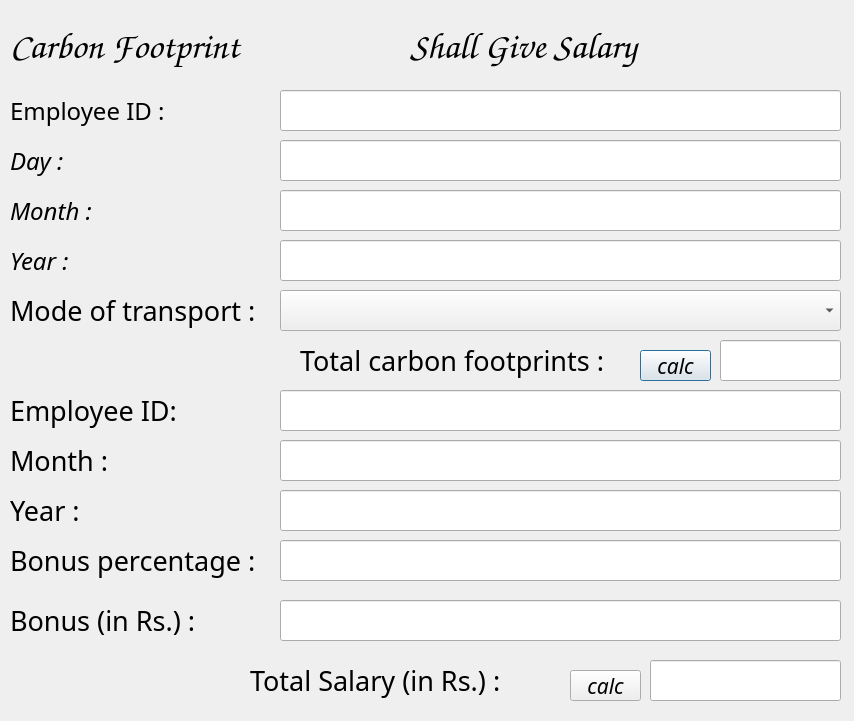
<?xml version="1.0" encoding="UTF-8"?>
<ui version="4.0">
 <class>Dialog</class>
 <widget class="QDialog" name="Dialog">
  <property name="geometry">
   <rect>
    <x>0</x>
    <y>0</y>
    <width>854</width>
    <height>721</height>
   </rect>
  </property>
  <property name="windowTitle">
   <string>Dialog</string>
  </property>
  <widget class="QLabel" name="lbl_mode">
   <property name="geometry">
    <rect>
     <x>10</x>
     <y>290</y>
     <width>261</width>
     <height>41</height>
    </rect>
   </property>
   <property name="font">
    <font>
     <family>Stephen</family>
     <pointsize>20</pointsize>
    </font>
   </property>
   <property name="text">
    <string>Mode of transport :</string>
   </property>
  </widget>
  <widget class="QLabel" name="lbl_EID">
   <property name="geometry">
    <rect>
     <x>10</x>
     <y>90</y>
     <width>211</width>
     <height>41</height>
    </rect>
   </property>
   <property name="font">
    <font>
     <family>Stephen</family>
     <pointsize>18</pointsize>
    </font>
   </property>
   <property name="text">
    <string>Employee ID : </string>
   </property>
  </widget>
  <widget class="QLabel" name="lbl_day">
   <property name="geometry">
    <rect>
     <x>10</x>
     <y>140</y>
     <width>91</width>
     <height>41</height>
    </rect>
   </property>
   <property name="font">
    <font>
     <family>Stephen</family>
     <pointsize>18</pointsize>
     <italic>true</italic>
    </font>
   </property>
   <property name="text">
    <string>Day :</string>
   </property>
  </widget>
  <widget class="QLineEdit" name="lne_TCF">
   <property name="geometry">
    <rect>
     <x>720</x>
     <y>340</y>
     <width>121</width>
     <height>41</height>
    </rect>
   </property>
   <property name="font">
    <font>
     <family>Poor Richard</family>
     <pointsize>16</pointsize>
     <italic>true</italic>
    </font>
   </property>
  </widget>
  <widget class="QLineEdit" name="lne_month">
   <property name="geometry">
    <rect>
     <x>280</x>
     <y>190</y>
     <width>561</width>
     <height>41</height>
    </rect>
   </property>
   <property name="font">
    <font>
     <family>Poor Richard</family>
     <pointsize>16</pointsize>
     <italic>true</italic>
    </font>
   </property>
  </widget>
  <widget class="QLineEdit" name="lne_day">
   <property name="geometry">
    <rect>
     <x>280</x>
     <y>140</y>
     <width>561</width>
     <height>41</height>
    </rect>
   </property>
   <property name="font">
    <font>
     <family>Poor Richard</family>
     <pointsize>16</pointsize>
     <italic>true</italic>
    </font>
   </property>
  </widget>
  <widget class="QLineEdit" name="lne_year">
   <property name="geometry">
    <rect>
     <x>280</x>
     <y>240</y>
     <width>561</width>
     <height>41</height>
    </rect>
   </property>
   <property name="font">
    <font>
     <family>Poor Richard</family>
     <pointsize>16</pointsize>
     <italic>true</italic>
    </font>
   </property>
  </widget>
  <widget class="QLineEdit" name="lne_eID">
   <property name="geometry">
    <rect>
     <x>280</x>
     <y>90</y>
     <width>561</width>
     <height>41</height>
    </rect>
   </property>
   <property name="font">
    <font>
     <family>Poor Richard</family>
     <pointsize>16</pointsize>
     <italic>true</italic>
    </font>
   </property>
   <property name="text">
    <string/>
   </property>
  </widget>
  <widget class="QLabel" name="lbl_year">
   <property name="geometry">
    <rect>
     <x>10</x>
     <y>240</y>
     <width>91</width>
     <height>41</height>
    </rect>
   </property>
   <property name="font">
    <font>
     <family>Stephen</family>
     <pointsize>18</pointsize>
     <italic>true</italic>
    </font>
   </property>
   <property name="text">
    <string>Year :</string>
   </property>
  </widget>
  <widget class="QLabel" name="lbl_month">
   <property name="geometry">
    <rect>
     <x>10</x>
     <y>190</y>
     <width>121</width>
     <height>41</height>
    </rect>
   </property>
   <property name="font">
    <font>
     <family>Stephen</family>
     <pointsize>18</pointsize>
     <italic>true</italic>
    </font>
   </property>
   <property name="text">
    <string>Month :</string>
   </property>
  </widget>
  <widget class="QPushButton" name="btn_calc_cf">
   <property name="geometry">
    <rect>
     <x>640</x>
     <y>350</y>
     <width>71</width>
     <height>31</height>
    </rect>
   </property>
   <property name="font">
    <font>
     <family>Pirate</family>
     <pointsize>16</pointsize>
     <italic>true</italic>
    </font>
   </property>
   <property name="text">
    <string>calc</string>
   </property>
  </widget>
  <widget class="QLabel" name="lbl_TCF">
   <property name="geometry">
    <rect>
     <x>300</x>
     <y>340</y>
     <width>321</width>
     <height>41</height>
    </rect>
   </property>
   <property name="font">
    <font>
     <family>Stephen</family>
     <pointsize>20</pointsize>
    </font>
   </property>
   <property name="text">
    <string>Total carbon footprints :</string>
   </property>
  </widget>
  <widget class="QLabel" name="lbl_shallgivesalary">
   <property name="geometry">
    <rect>
     <x>410</x>
     <y>10</y>
     <width>401</width>
     <height>71</height>
    </rect>
   </property>
   <property name="font">
    <font>
     <family>Comic Sans MS</family>
     <pointsize>28</pointsize>
     <weight>75</weight>
     <bold>true</bold>
    </font>
   </property>
   <property name="text">
    <string>Shall Give Salary</string>
   </property>
  </widget>
  <widget class="QLabel" name="lbl_carbonfootprint">
   <property name="geometry">
    <rect>
     <x>10</x>
     <y>10</y>
     <width>401</width>
     <height>71</height>
    </rect>
   </property>
   <property name="font">
    <font>
     <family>Comic Sans MS</family>
     <pointsize>28</pointsize>
     <weight>75</weight>
     <bold>true</bold>
    </font>
   </property>
   <property name="text">
    <string>Carbon Footprint</string>
   </property>
  </widget>
  <widget class="QLineEdit" name="lne_tsalary">
   <property name="geometry">
    <rect>
     <x>650</x>
     <y>660</y>
     <width>191</width>
     <height>41</height>
    </rect>
   </property>
   <property name="font">
    <font>
     <family>Poor Richard</family>
     <pointsize>16</pointsize>
     <italic>true</italic>
    </font>
   </property>
  </widget>
  <widget class="QLineEdit" name="lne_bonusmon">
   <property name="geometry">
    <rect>
     <x>280</x>
     <y>600</y>
     <width>561</width>
     <height>41</height>
    </rect>
   </property>
   <property name="font">
    <font>
     <family>Poor Richard</family>
     <pointsize>16</pointsize>
     <italic>true</italic>
    </font>
   </property>
  </widget>
  <widget class="QLabel" name="lbl_tsalary">
   <property name="geometry">
    <rect>
     <x>250</x>
     <y>660</y>
     <width>301</width>
     <height>41</height>
    </rect>
   </property>
   <property name="font">
    <font>
     <family>Stephen</family>
     <pointsize>20</pointsize>
    </font>
   </property>
   <property name="text">
    <string>Total Salary (in Rs.) :</string>
   </property>
  </widget>
  <widget class="QLineEdit" name="lne_bonuspc">
   <property name="geometry">
    <rect>
     <x>280</x>
     <y>540</y>
     <width>561</width>
     <height>41</height>
    </rect>
   </property>
   <property name="font">
    <font>
     <family>Poor Richard</family>
     <pointsize>16</pointsize>
     <italic>true</italic>
    </font>
   </property>
  </widget>
  <widget class="QLabel" name="lbl_bonus">
   <property name="geometry">
    <rect>
     <x>10</x>
     <y>600</y>
     <width>211</width>
     <height>41</height>
    </rect>
   </property>
   <property name="font">
    <font>
     <family>Stephen</family>
     <pointsize>20</pointsize>
    </font>
   </property>
   <property name="text">
    <string>Bonus (in Rs.) :</string>
   </property>
  </widget>
  <widget class="QLabel" name="lbl_bonuspc">
   <property name="geometry">
    <rect>
     <x>10</x>
     <y>540</y>
     <width>251</width>
     <height>41</height>
    </rect>
   </property>
   <property name="font">
    <font>
     <family>Stephen</family>
     <pointsize>20</pointsize>
    </font>
   </property>
   <property name="text">
    <string>Bonus percentage :</string>
   </property>
  </widget>
  <widget class="QPushButton" name="btn_calc_sal">
   <property name="geometry">
    <rect>
     <x>570</x>
     <y>670</y>
     <width>71</width>
     <height>31</height>
    </rect>
   </property>
   <property name="font">
    <font>
     <family>Pirate</family>
     <pointsize>16</pointsize>
     <italic>true</italic>
    </font>
   </property>
   <property name="text">
    <string>calc</string>
   </property>
  </widget>
  <widget class="QLineEdit" name="lne_bonuspc_2">
   <property name="geometry">
    <rect>
     <x>280</x>
     <y>440</y>
     <width>561</width>
     <height>41</height>
    </rect>
   </property>
   <property name="font">
    <font>
     <family>Poor Richard</family>
     <pointsize>16</pointsize>
     <italic>true</italic>
    </font>
   </property>
   <property name="text">
    <string/>
   </property>
  </widget>
  <widget class="QLabel" name="lbl_bonuspc_2">
   <property name="geometry">
    <rect>
     <x>10</x>
     <y>440</y>
     <width>251</width>
     <height>41</height>
    </rect>
   </property>
   <property name="font">
    <font>
     <family>Stephen</family>
     <pointsize>20</pointsize>
    </font>
   </property>
   <property name="text">
    <string>Month :</string>
   </property>
  </widget>
  <widget class="QLabel" name="lbl_bonuspc_3">
   <property name="geometry">
    <rect>
     <x>10</x>
     <y>490</y>
     <width>251</width>
     <height>41</height>
    </rect>
   </property>
   <property name="font">
    <font>
     <family>Stephen</family>
     <pointsize>20</pointsize>
    </font>
   </property>
   <property name="text">
    <string>Year :</string>
   </property>
  </widget>
  <widget class="QLineEdit" name="lne_bonuspc_3">
   <property name="geometry">
    <rect>
     <x>280</x>
     <y>490</y>
     <width>561</width>
     <height>41</height>
    </rect>
   </property>
   <property name="font">
    <font>
     <family>Poor Richard</family>
     <pointsize>16</pointsize>
     <italic>true</italic>
    </font>
   </property>
   <property name="text">
    <string/>
   </property>
  </widget>
  <widget class="QComboBox" name="cb_mode">
   <property name="geometry">
    <rect>
     <x>280</x>
     <y>290</y>
     <width>561</width>
     <height>41</height>
    </rect>
   </property>
   <item>
    <property name="text">
     <string/>
    </property>
   </item>
   <item>
    <property name="text">
     <string>Bus</string>
    </property>
   </item>
   <item>
    <property name="text">
     <string>Car</string>
    </property>
   </item>
   <item>
    <property name="text">
     <string>Motorcycle</string>
    </property>
   </item>
   <item>
    <property name="text">
     <string>Cycle</string>
    </property>
   </item>
   <item>
    <property name="text">
     <string>Walking</string>
    </property>
   </item>
   <item>
    <property name="text">
     <string>Metro</string>
    </property>
   </item>
   <item>
    <property name="text">
     <string>Autorikshaw</string>
    </property>
   </item>
  </widget>
  <widget class="QLabel" name="lbl_bonuspc_4">
   <property name="geometry">
    <rect>
     <x>10</x>
     <y>390</y>
     <width>251</width>
     <height>41</height>
    </rect>
   </property>
   <property name="font">
    <font>
     <family>Stephen</family>
     <pointsize>20</pointsize>
    </font>
   </property>
   <property name="text">
    <string>Employee ID:</string>
   </property>
  </widget>
  <widget class="QLineEdit" name="lne_bonuspc_4">
   <property name="geometry">
    <rect>
     <x>280</x>
     <y>390</y>
     <width>561</width>
     <height>41</height>
    </rect>
   </property>
   <property name="font">
    <font>
     <family>Poor Richard</family>
     <pointsize>16</pointsize>
     <italic>true</italic>
    </font>
   </property>
   <property name="text">
    <string/>
   </property>
  </widget>
 </widget>
 <resources/>
 <connections/>
</ui>
